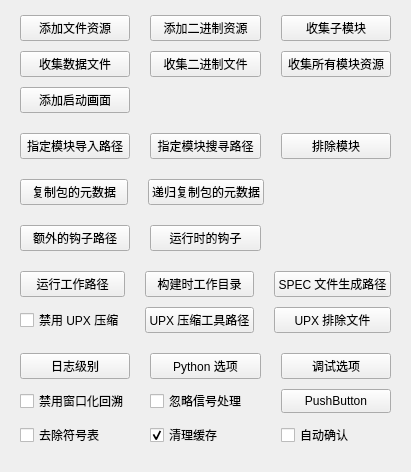
         <widget class="QWidget" name="page_advance">
          <layout class="QVBoxLayout" name="verticalLayout_50">
           <property name="spacing">
            <number>10</number>
           </property>
           <property name="leftMargin">
            <number>10</number>
           </property>
           <property name="topMargin">
            <number>10</number>
           </property>
           <property name="rightMargin">
            <number>10</number>
           </property>
           <property name="bottomMargin">
            <number>10</number>
           </property>
           <item>
            <widget class="QWidget" name="widget_31" native="true">
             <property name="sizePolicy">
              <sizepolicy hsizetype="Expanding" vsizetype="Expanding">
               <horstretch>0</horstretch>
               <verstretch>90</verstretch>
              </sizepolicy>
             </property>
             <property name="wdg_group" stdset="0">
              <string>area_widget</string>
             </property>
             <layout class="QGridLayout" name="gridLayout">
              <property name="leftMargin">
               <number>10</number>
              </property>
              <property name="topMargin">
               <number>5</number>
              </property>
              <property name="rightMargin">
               <number>10</number>
              </property>
              <property name="bottomMargin">
               <number>5</number>
              </property>
              <property name="horizontalSpacing">
               <number>20</number>
              </property>
              <property name="verticalSpacing">
               <number>10</number>
              </property>
              <item row="0" column="0">
               <widget class="QPushButton" name="pb_add_file_folder_data">
                <property name="sizePolicy">
                 <sizepolicy hsizetype="Expanding" vsizetype="Expanding">
                  <horstretch>0</horstretch>
                  <verstretch>0</verstretch>
                 </sizepolicy>
                </property>
                <property name="cursor">
                 <cursorShape>PointingHandCursor</cursorShape>
                </property>
                <property name="text">
                 <string>添加文件资源</string>
                </property>
               </widget>
              </item>
              <item row="0" column="1">
               <widget class="QPushButton" name="pb_add_binary_data">
                <property name="sizePolicy">
                 <sizepolicy hsizetype="Expanding" vsizetype="Expanding">
                  <horstretch>0</horstretch>
                  <verstretch>0</verstretch>
                 </sizepolicy>
                </property>
                <property name="cursor">
                 <cursorShape>PointingHandCursor</cursorShape>
                </property>
                <property name="text">
                 <string>添加二进制资源</string>
                </property>
               </widget>
              </item>
              <item row="0" column="2">
               <widget class="QPushButton" name="pb_collect_submodules">
                <property name="sizePolicy">
                 <sizepolicy hsizetype="Expanding" vsizetype="Expanding">
                  <horstretch>0</horstretch>
                  <verstretch>0</verstretch>
                 </sizepolicy>
                </property>
                <property name="cursor">
                 <cursorShape>PointingHandCursor</cursorShape>
                </property>
                <property name="text">
                 <string>收集子模块</string>
                </property>
               </widget>
              </item>
              <item row="1" column="0">
               <widget class="QPushButton" name="pb_collect_data">
                <property name="sizePolicy">
                 <sizepolicy hsizetype="Expanding" vsizetype="Expanding">
                  <horstretch>0</horstretch>
                  <verstretch>0</verstretch>
                 </sizepolicy>
                </property>
                <property name="cursor">
                 <cursorShape>PointingHandCursor</cursorShape>
                </property>
                <property name="text">
                 <string>收集数据文件</string>
                </property>
               </widget>
              </item>
              <item row="1" column="1">
               <widget class="QPushButton" name="pb_collect_binaries">
                <property name="sizePolicy">
                 <sizepolicy hsizetype="Expanding" vsizetype="Expanding">
                  <horstretch>0</horstretch>
                  <verstretch>0</verstretch>
                 </sizepolicy>
                </property>
                <property name="cursor">
                 <cursorShape>PointingHandCursor</cursorShape>
                </property>
                <property name="text">
                 <string>收集二进制文件</string>
                </property>
               </widget>
              </item>
              <item row="1" column="2">
               <widget class="QPushButton" name="pb_collect_all">
                <property name="sizePolicy">
                 <sizepolicy hsizetype="Expanding" vsizetype="Expanding">
                  <horstretch>0</horstretch>
                  <verstretch>0</verstretch>
                 </sizepolicy>
                </property>
                <property name="cursor">
                 <cursorShape>PointingHandCursor</cursorShape>
                </property>
                <property name="text">
                 <string>收集所有模块资源</string>
                </property>
               </widget>
              </item>
              <item row="2" column="0">
               <widget class="QPushButton" name="pb_add_splash_screen">
                <property name="sizePolicy">
                 <sizepolicy hsizetype="Expanding" vsizetype="Expanding">
                  <horstretch>0</horstretch>
                  <verstretch>0</verstretch>
                 </sizepolicy>
                </property>
                <property name="cursor">
                 <cursorShape>PointingHandCursor</cursorShape>
                </property>
                <property name="text">
                 <string>添加启动画面</string>
                </property>
               </widget>
              </item>
             </layout>
            </widget>
           </item>
           <item>
            <widget class="QWidget" name="widget_81" native="true">
             <property name="sizePolicy">
              <sizepolicy hsizetype="Expanding" vsizetype="Expanding">
               <horstretch>0</horstretch>
               <verstretch>35</verstretch>
              </sizepolicy>
             </property>
             <property name="wdg_group" stdset="0">
              <string>area_widget</string>
             </property>
             <layout class="QGridLayout" name="gridLayout_2">
              <property name="leftMargin">
               <number>10</number>
              </property>
              <property name="topMargin">
               <number>5</number>
              </property>
              <property name="rightMargin">
               <number>10</number>
              </property>
              <property name="bottomMargin">
               <number>5</number>
              </property>
              <property name="horizontalSpacing">
               <number>20</number>
              </property>
              <property name="verticalSpacing">
               <number>10</number>
              </property>
              <item row="0" column="0">
               <widget class="QPushButton" name="pb_hidden_imports">
                <property name="sizePolicy">
                 <sizepolicy hsizetype="Expanding" vsizetype="Expanding">
                  <horstretch>0</horstretch>
                  <verstretch>0</verstretch>
                 </sizepolicy>
                </property>
                <property name="cursor">
                 <cursorShape>PointingHandCursor</cursorShape>
                </property>
                <property name="text">
                 <string>指定模块导入路径</string>
                </property>
               </widget>
              </item>
              <item row="0" column="1">
               <widget class="QPushButton" name="pb_import_paths">
                <property name="sizePolicy">
                 <sizepolicy hsizetype="Expanding" vsizetype="Expanding">
                  <horstretch>0</horstretch>
                  <verstretch>0</verstretch>
                 </sizepolicy>
                </property>
                <property name="cursor">
                 <cursorShape>PointingHandCursor</cursorShape>
                </property>
                <property name="text">
                 <string>指定模块搜寻路径</string>
                </property>
               </widget>
              </item>
              <item row="0" column="2">
               <widget class="QPushButton" name="pb_exclude_module">
                <property name="sizePolicy">
                 <sizepolicy hsizetype="Expanding" vsizetype="Expanding">
                  <horstretch>0</horstretch>
                  <verstretch>0</verstretch>
                 </sizepolicy>
                </property>
                <property name="cursor">
                 <cursorShape>PointingHandCursor</cursorShape>
                </property>
                <property name="text">
                 <string>排除模块</string>
                </property>
               </widget>
              </item>
             </layout>
            </widget>
           </item>
           <item>
            <widget class="QWidget" name="widget" native="true">
             <property name="sizePolicy">
              <sizepolicy hsizetype="Expanding" vsizetype="Expanding">
               <horstretch>0</horstretch>
               <verstretch>35</verstretch>
              </sizepolicy>
             </property>
             <property name="wdg_group" stdset="0">
              <string>area_widget</string>
             </property>
             <layout class="QGridLayout" name="gridLayout_3">
              <property name="leftMargin">
               <number>10</number>
              </property>
              <property name="topMargin">
               <number>5</number>
              </property>
              <property name="rightMargin">
               <number>10</number>
              </property>
              <property name="bottomMargin">
               <number>5</number>
              </property>
              <property name="horizontalSpacing">
               <number>20</number>
              </property>
              <property name="verticalSpacing">
               <number>10</number>
              </property>
              <item row="0" column="0">
               <widget class="QPushButton" name="pb_copy_metadata">
                <property name="sizePolicy">
                 <sizepolicy hsizetype="Expanding" vsizetype="Expanding">
                  <horstretch>0</horstretch>
                  <verstretch>0</verstretch>
                 </sizepolicy>
                </property>
                <property name="cursor">
                 <cursorShape>PointingHandCursor</cursorShape>
                </property>
                <property name="text">
                 <string>复制包的元数据</string>
                </property>
               </widget>
              </item>
              <item row="0" column="1">
               <widget class="QPushButton" name="pb_recursive_copy_metadata">
                <property name="sizePolicy">
                 <sizepolicy hsizetype="Expanding" vsizetype="Expanding">
                  <horstretch>0</horstretch>
                  <verstretch>0</verstretch>
                 </sizepolicy>
                </property>
                <property name="cursor">
                 <cursorShape>PointingHandCursor</cursorShape>
                </property>
                <property name="text">
                 <string>递归复制包的元数据</string>
                </property>
               </widget>
              </item>
              <item row="0" column="2">
               <widget class="QWidget" name="widget_79" native="true">
                <property name="sizePolicy">
                 <sizepolicy hsizetype="Expanding" vsizetype="Expanding">
                  <horstretch>0</horstretch>
                  <verstretch>0</verstretch>
                 </sizepolicy>
                </property>
               </widget>
              </item>
             </layout>
            </widget>
           </item>
           <item>
            <widget class="QWidget" name="widget_3" native="true">
             <property name="sizePolicy">
              <sizepolicy hsizetype="Expanding" vsizetype="Expanding">
               <horstretch>0</horstretch>
               <verstretch>35</verstretch>
              </sizepolicy>
             </property>
             <property name="wdg_group" stdset="0">
              <string>area_widget</string>
             </property>
             <layout class="QGridLayout" name="gridLayout_4">
              <property name="leftMargin">
               <number>10</number>
              </property>
              <property name="topMargin">
               <number>5</number>
              </property>
              <property name="rightMargin">
               <number>10</number>
              </property>
              <property name="bottomMargin">
               <number>5</number>
              </property>
              <property name="horizontalSpacing">
               <number>20</number>
              </property>
              <property name="verticalSpacing">
               <number>10</number>
              </property>
              <item row="0" column="0">
               <widget class="QPushButton" name="pb_additional_hooks_dir">
                <property name="sizePolicy">
                 <sizepolicy hsizetype="Expanding" vsizetype="Expanding">
                  <horstretch>0</horstretch>
                  <verstretch>0</verstretch>
                 </sizepolicy>
                </property>
                <property name="cursor">
                 <cursorShape>PointingHandCursor</cursorShape>
                </property>
                <property name="text">
                 <string>额外的钩子路径</string>
                </property>
               </widget>
              </item>
              <item row="0" column="1">
               <widget class="QPushButton" name="pb_runtime_hook">
                <property name="sizePolicy">
                 <sizepolicy hsizetype="Expanding" vsizetype="Expanding">
                  <horstretch>0</horstretch>
                  <verstretch>0</verstretch>
                 </sizepolicy>
                </property>
                <property name="cursor">
                 <cursorShape>PointingHandCursor</cursorShape>
                </property>
                <property name="text">
                 <string>运行时的钩子</string>
                </property>
               </widget>
              </item>
              <item row="0" column="2">
               <widget class="QWidget" name="widget_30" native="true">
                <property name="sizePolicy">
                 <sizepolicy hsizetype="Expanding" vsizetype="Expanding">
                  <horstretch>0</horstretch>
                  <verstretch>0</verstretch>
                 </sizepolicy>
                </property>
               </widget>
              </item>
             </layout>
            </widget>
           </item>
           <item>
            <widget class="QWidget" name="widget_82" native="true">
             <property name="sizePolicy">
              <sizepolicy hsizetype="Expanding" vsizetype="Expanding">
               <horstretch>0</horstretch>
               <verstretch>62</verstretch>
              </sizepolicy>
             </property>
             <property name="wdg_group" stdset="0">
              <string>area_widget</string>
             </property>
             <layout class="QGridLayout" name="gridLayout_5">
              <property name="leftMargin">
               <number>10</number>
              </property>
              <property name="topMargin">
               <number>5</number>
              </property>
              <property name="rightMargin">
               <number>10</number>
              </property>
              <property name="bottomMargin">
               <number>5</number>
              </property>
              <property name="horizontalSpacing">
               <number>20</number>
              </property>
              <property name="verticalSpacing">
               <number>10</number>
              </property>
              <item row="0" column="0">
               <widget class="QPushButton" name="pb_runtime_tmpdir">
                <property name="sizePolicy">
                 <sizepolicy hsizetype="Expanding" vsizetype="Expanding">
                  <horstretch>0</horstretch>
                  <verstretch>0</verstretch>
                 </sizepolicy>
                </property>
                <property name="cursor">
                 <cursorShape>PointingHandCursor</cursorShape>
                </property>
                <property name="text">
                 <string>运行工作路径</string>
                </property>
               </widget>
              </item>
              <item row="0" column="1">
               <widget class="QPushButton" name="pb_workpath_option">
                <property name="sizePolicy">
                 <sizepolicy hsizetype="Expanding" vsizetype="Expanding">
                  <horstretch>0</horstretch>
                  <verstretch>0</verstretch>
                 </sizepolicy>
                </property>
                <property name="cursor">
                 <cursorShape>PointingHandCursor</cursorShape>
                </property>
                <property name="text">
                 <string>构建时工作目录</string>
                </property>
               </widget>
              </item>
              <item row="0" column="2">
               <widget class="QPushButton" name="pb_specpath">
                <property name="sizePolicy">
                 <sizepolicy hsizetype="Expanding" vsizetype="Expanding">
                  <horstretch>0</horstretch>
                  <verstretch>0</verstretch>
                 </sizepolicy>
                </property>
                <property name="cursor">
                 <cursorShape>PointingHandCursor</cursorShape>
                </property>
                <property name="text">
                 <string>SPEC 文件生成路径</string>
                </property>
               </widget>
              </item>
              <item row="1" column="0">
               <widget class="QCheckBox" name="cb_noupx_option">
                <property name="sizePolicy">
                 <sizepolicy hsizetype="Expanding" vsizetype="Expanding">
                  <horstretch>0</horstretch>
                  <verstretch>0</verstretch>
                 </sizepolicy>
                </property>
                <property name="cursor">
                 <cursorShape>PointingHandCursor</cursorShape>
                </property>
                <property name="text">
                 <string>禁用 UPX 压缩</string>
                </property>
               </widget>
              </item>
              <item row="1" column="1">
               <widget class="QPushButton" name="pb_upx_dir">
                <property name="sizePolicy">
                 <sizepolicy hsizetype="Expanding" vsizetype="Expanding">
                  <horstretch>0</horstretch>
                  <verstretch>0</verstretch>
                 </sizepolicy>
                </property>
                <property name="cursor">
                 <cursorShape>PointingHandCursor</cursorShape>
                </property>
                <property name="text">
                 <string>UPX 压缩工具路径</string>
                </property>
               </widget>
              </item>
              <item row="1" column="2">
               <widget class="QPushButton" name="pb_upx_exclude">
                <property name="sizePolicy">
                 <sizepolicy hsizetype="Expanding" vsizetype="Expanding">
                  <horstretch>0</horstretch>
                  <verstretch>0</verstretch>
                 </sizepolicy>
                </property>
                <property name="cursor">
                 <cursorShape>PointingHandCursor</cursorShape>
                </property>
                <property name="text">
                 <string>UPX 排除文件</string>
                </property>
               </widget>
              </item>
             </layout>
            </widget>
           </item>
           <item>
            <widget class="QWidget" name="widget_80" native="true">
             <property name="sizePolicy">
              <sizepolicy hsizetype="Expanding" vsizetype="Expanding">
               <horstretch>0</horstretch>
               <verstretch>90</verstretch>
              </sizepolicy>
             </property>
             <property name="wdg_group" stdset="0">
              <string>area_widget</string>
             </property>
             <layout class="QGridLayout" name="gridLayout_6">
              <property name="leftMargin">
               <number>10</number>
              </property>
              <property name="topMargin">
               <number>5</number>
              </property>
              <property name="rightMargin">
               <number>10</number>
              </property>
              <property name="bottomMargin">
               <number>5</number>
              </property>
              <property name="horizontalSpacing">
               <number>20</number>
              </property>
              <property name="verticalSpacing">
               <number>10</number>
              </property>
              <item row="0" column="0">
               <widget class="QPushButton" name="pb_log_level">
                <property name="sizePolicy">
                 <sizepolicy hsizetype="Expanding" vsizetype="Expanding">
                  <horstretch>0</horstretch>
                  <verstretch>0</verstretch>
                 </sizepolicy>
                </property>
                <property name="cursor">
                 <cursorShape>PointingHandCursor</cursorShape>
                </property>
                <property name="text">
                 <string>日志级别</string>
                </property>
               </widget>
              </item>
              <item row="0" column="1">
               <widget class="QPushButton" name="pb_python_option">
                <property name="sizePolicy">
                 <sizepolicy hsizetype="Expanding" vsizetype="Expanding">
                  <horstretch>0</horstretch>
                  <verstretch>0</verstretch>
                 </sizepolicy>
                </property>
                <property name="cursor">
                 <cursorShape>PointingHandCursor</cursorShape>
                </property>
                <property name="text">
                 <string>Python 选项</string>
                </property>
               </widget>
              </item>
              <item row="0" column="2">
               <widget class="QPushButton" name="pb_debug_mode">
                <property name="sizePolicy">
                 <sizepolicy hsizetype="Expanding" vsizetype="Expanding">
                  <horstretch>0</horstretch>
                  <verstretch>0</verstretch>
                 </sizepolicy>
                </property>
                <property name="cursor">
                 <cursorShape>PointingHandCursor</cursorShape>
                </property>
                <property name="text">
                 <string>调试选项</string>
                </property>
               </widget>
              </item>
              <item row="1" column="0">
               <widget class="QCheckBox" name="cb_disable_traceback">
                <property name="sizePolicy">
                 <sizepolicy hsizetype="Expanding" vsizetype="Expanding">
                  <horstretch>0</horstretch>
                  <verstretch>0</verstretch>
                 </sizepolicy>
                </property>
                <property name="cursor">
                 <cursorShape>PointingHandCursor</cursorShape>
                </property>
                <property name="text">
                 <string>禁用窗口化回溯</string>
                </property>
               </widget>
              </item>
              <item row="1" column="1">
               <widget class="QCheckBox" name="cb_ignore_signals">
                <property name="sizePolicy">
                 <sizepolicy hsizetype="Expanding" vsizetype="Expanding">
                  <horstretch>0</horstretch>
                  <verstretch>0</verstretch>
                 </sizepolicy>
                </property>
                <property name="cursor">
                 <cursorShape>PointingHandCursor</cursorShape>
                </property>
                <property name="text">
                 <string>忽略信号处理</string>
                </property>
               </widget>
              </item>
              <item row="2" column="0">
               <widget class="QCheckBox" name="cb_strip_option">
                <property name="sizePolicy">
                 <sizepolicy hsizetype="Expanding" vsizetype="Expanding">
                  <horstretch>0</horstretch>
                  <verstretch>0</verstretch>
                 </sizepolicy>
                </property>
                <property name="cursor">
                 <cursorShape>PointingHandCursor</cursorShape>
                </property>
                <property name="text">
                 <string>去除符号表</string>
                </property>
               </widget>
              </item>
              <item row="2" column="1">
               <widget class="QCheckBox" name="cb_clean_cache">
                <property name="sizePolicy">
                 <sizepolicy hsizetype="Expanding" vsizetype="Expanding">
                  <horstretch>0</horstretch>
                  <verstretch>0</verstretch>
                 </sizepolicy>
                </property>
                <property name="text">
                 <string>清理缓存</string>
                </property>
                <property name="checked">
                 <bool>true</bool>
                </property>
               </widget>
              </item>
              <item row="2" column="2">
               <widget class="QCheckBox" name="cb_noconfirm_option">
                <property name="sizePolicy">
                 <sizepolicy hsizetype="Expanding" vsizetype="Expanding">
                  <horstretch>0</horstretch>
                  <verstretch>0</verstretch>
                 </sizepolicy>
                </property>
                <property name="cursor">
                 <cursorShape>PointingHandCursor</cursorShape>
                </property>
                <property name="text">
                 <string>自动确认</string>
                </property>
               </widget>
              </item>
              <item row="1" column="2">
               <widget class="QPushButton" name="pb_optimize_level">
                <property name="sizePolicy">
                 <sizepolicy hsizetype="Expanding" vsizetype="Expanding">
                  <horstretch>0</horstretch>
                  <verstretch>0</verstretch>
                 </sizepolicy>
                </property>
                <property name="cursor">
                 <cursorShape>PointingHandCursor</cursorShape>
                </property>
                <property name="text">
                 <string>PushButton</string>
                </property>
               </widget>
              </item>
             </layout>
            </widget>
           </item>
           <item>
            <widget class="QWidget" name="widget_83" native="true">
             <property name="sizePolicy">
              <sizepolicy hsizetype="Expanding" vsizetype="Expanding">
               <horstretch>0</horstretch>
               <verstretch>50</verstretch>
              </sizepolicy>
             </property>
            </widget>
           </item>
          </layout>
         </widget>
